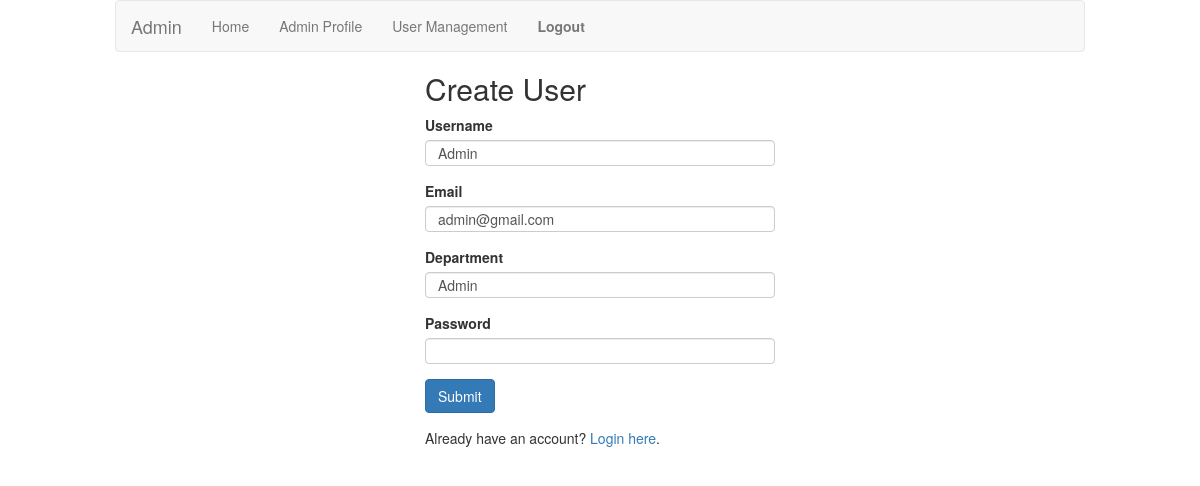
Page /admin-user?action=edit&id=1 (signed in) on the committed database.
### tables this page shows
CREATE TABLE `users` (
  `id` int(11) NOT NULL,
  `name` varchar(255) NOT NULL,
  `department` varchar(255) NOT NULL,
  `email` varchar(255) NOT NULL,
  `password` varchar(255) NOT NULL,
  `role` varchar(255) NOT NULL
);

### Renderer.php (called while the page is built, shortened)
<?php
class Renderer
{
    private $__data;
    private $script;
    private $ext = 'phtml';
    public function __construct($script, $parent = null, $data = [])
    {
        $this->script = $script;
        $this->__data = $data;
    }
    public function render()
    {
        $script = sprintf('%s.%s', $this->script, $this->ext);
        require $script;
        $content = ob_get_contents();
        return $content;
    }
    public function __get($name)
    {
        return $this->__data[$name];
    }
}

### Components/Controllers/AdminUser.php (called while the page is built, shortened)
<?php
class AdminUser extends ControllerAbstract
{
    protected $viewScript = 'templates/admin-user';
    public function execute()
    {
        $user = new User();
        $errors = [];
        $params = [];
        if (isset($_REQUEST['action'])) {
            if ($_REQUEST['action'] == self::ACTION_USER_CREATE) {
                $this->viewScript = 'templates/admin-user-create';
                $this->layoutScript = 'templates/layout';
            } else if ($_REQUEST['action'] == self::ACTION_USER_EDIT) {
                $params = $user->findById($_GET['id']);
                $this->viewScript = 'templates/admin-user-create';
            }
        }
        $users = $user->fetchAllUsers();
        $render = new \Renderer($this->viewScript, null, ['errors' => $errors, 'params' => $params, 'users' => $users]);
        return $this->layout($render->render());
    }
}

### Components/Db.php (called while the page is built, shortened)
<?php
class Db
{
    private static $connection = NULL;
    public static function getConnection()
    {
        $paramsPath = './config/db_params.php';
        $dbParams = include($paramsPath);
        if (!self::$connection) {
            self::$connection = new \PDO("mysql:host={$dbParams['host']}; dbname={$dbParams['dbName']}",
                $dbParams['user'], $dbParams['password'], [\PDO::ATTR_ERRMODE => \PDO::ERRMODE_EXCEPTION]);
        }
        return self::$connection;
    }
}

### config/db_params.php (called while the page is built)
<?php
return [
    'host' => 'localhost',
    'dbName' => 'calculator',
    'user' => 'root',
    'password' => ''
];

### Components/User.php (called while the page is built, shortened)
<?php
class User
{
    public function fetchAllUsers()
    {
        $query = 'SELECT * FROM users';
        $stmt = Db::getConnection()->prepare($query);
        $stmt->execute();
        return $stmt->fetchAll();
    }
}

### Autoloader.php (called while the page is built, shortened)
<?php
spl_autoload_register(function ($class) {
    $parts = explode('\\', $class);
    $file = getcwd() . DIRECTORY_SEPARATOR . implode(DIRECTORY_SEPARATOR, $parts) . '.php';
});

### templates/admin-user-create.phtml (the view, shortened to what this page needs)
<form method="POST" class="register-form">
    <h2>Create User</h2>
    <div class="form-group <?php echo (!empty($this->errors['username'])) ? 'has-error' : ''; ?>">
        <label>Username</label>
        <input type="text" name="name" class="form-control" required
               value="<?= isset($this->params['name']) ? $this->params['name'] : '' ?>">
    </div>
    <div class="form-group <?= (!empty($this->errors['email'])) ? 'has-error' : ''; ?>">
        <label>Email</label>
        <input type="email" name="email" class="form-control" required
               value="<?= isset($this->params['email']) ? $this->params['email'] : '' ?>">
    </div>
    <div class="form-group <?php echo (!empty($this->errors['department'])) ? 'has-error' : ''; ?>">
        <label>Department</label>
        <input type="text" name="department" class="form-control" required
               value="<?= isset($this->params['department']) ? $this->params['department'] : '' ?>">
    </div>
    <div class="form-group <?php echo (!empty($this->errors['password'])) ? 'has-error' : ''; ?>">
        <label>Password</label>
        <input type="password" name="password" class="form-control" required minlength="6">
    </div>
    <div class="form-group">
        <input type="submit" class="btn btn-primary" value="Submit">
    </div>
    <p>Already have an account? <a href="login.php">Login here</a>.</p>
</form>

### style.css (style rules this page uses)
.form-control { height: 26px; }
.form-auth, .register-form { width: 350px; margin: auto; }

### rows in the picture
users: name "Admin", email "admin@gmail.com", department "Admin"
